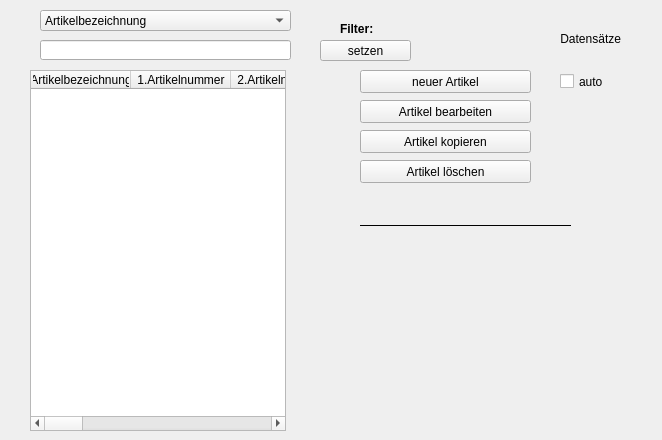
    <widget class="QWidget" name="tabArticle">
     <attribute name="title">
      <string>Artikel</string>
     </attribute>
     <widget class="QTableWidget" name="tableWidgetArticle">
      <property name="geometry">
       <rect>
        <x>30</x>
        <y>70</y>
        <width>256</width>
        <height>361</height>
       </rect>
      </property>
      <property name="editTriggers">
       <set>QAbstractItemView::NoEditTriggers</set>
      </property>
      <property name="alternatingRowColors">
       <bool>true</bool>
      </property>
      <property name="selectionMode">
       <enum>QAbstractItemView::SingleSelection</enum>
      </property>
      <property name="selectionBehavior">
       <enum>QAbstractItemView::SelectRows</enum>
      </property>
      <property name="sortingEnabled">
       <bool>true</bool>
      </property>
      <attribute name="horizontalHeaderShowSortIndicator" stdset="0">
       <bool>true</bool>
      </attribute>
      <column>
       <property name="text">
        <string>Artikelbezeichnung</string>
       </property>
      </column>
      <column>
       <property name="text">
        <string>1.Artikelnummer</string>
       </property>
      </column>
      <column>
       <property name="text">
        <string>2.Artikelnummer</string>
       </property>
      </column>
      <column>
       <property name="text">
        <string>Hersteller</string>
       </property>
      </column>
      <column>
       <property name="text">
        <string>Warengruppe</string>
       </property>
      </column>
      <column>
       <property name="text">
        <string>Warnung(Bst.&lt;)</string>
       </property>
      </column>
      <column>
       <property name="text">
        <string>EK</string>
       </property>
      </column>
      <column>
       <property name="text">
        <string>VK</string>
       </property>
      </column>
      <column>
       <property name="text">
        <string>Marge</string>
       </property>
      </column>
      <column>
       <property name="text">
        <string>Standort</string>
       </property>
      </column>
      <column>
       <property name="text">
        <string>Kommentar</string>
       </property>
      </column>
      <column>
       <property name="text">
        <string>ID</string>
       </property>
      </column>
     </widget>
     <widget class="QPushButton" name="pushButtonArticleNew">
      <property name="geometry">
       <rect>
        <x>360</x>
        <y>70</y>
        <width>171</width>
        <height>23</height>
       </rect>
      </property>
      <property name="text">
       <string>neuer Artikel</string>
      </property>
     </widget>
     <widget class="QLineEdit" name="lineEditArticleMask">
      <property name="geometry">
       <rect>
        <x>40</x>
        <y>40</y>
        <width>251</width>
        <height>20</height>
       </rect>
      </property>
     </widget>
     <widget class="QPushButton" name="pushButtonArticleDelete">
      <property name="geometry">
       <rect>
        <x>360</x>
        <y>160</y>
        <width>171</width>
        <height>23</height>
       </rect>
      </property>
      <property name="text">
       <string>Artikel löschen</string>
      </property>
     </widget>
     <widget class="QPushButton" name="pushButtonArticleEdit">
      <property name="geometry">
       <rect>
        <x>360</x>
        <y>100</y>
        <width>171</width>
        <height>23</height>
       </rect>
      </property>
      <property name="text">
       <string>Artikel bearbeiten</string>
      </property>
     </widget>
     <widget class="QComboBox" name="comboBoxMaskArticle">
      <property name="geometry">
       <rect>
        <x>40</x>
        <y>10</y>
        <width>251</width>
        <height>21</height>
       </rect>
      </property>
      <item>
       <property name="text">
        <string>Artikelbezeichnung</string>
       </property>
      </item>
      <item>
       <property name="text">
        <string>1.Artikelnummer</string>
       </property>
      </item>
      <item>
       <property name="text">
        <string>2.Artikelnummer</string>
       </property>
      </item>
      <item>
       <property name="text">
        <string>Hersteller</string>
       </property>
      </item>
      <item>
       <property name="text">
        <string>Warengruppe</string>
       </property>
      </item>
      <item>
       <property name="text">
        <string>Einkaufspreis &lt;</string>
       </property>
      </item>
      <item>
       <property name="text">
        <string>Einkaufspreis &gt;</string>
       </property>
      </item>
      <item>
       <property name="text">
        <string>Verkaufspreis &lt;</string>
       </property>
      </item>
      <item>
       <property name="text">
        <string>Verkaufspreis &gt;</string>
       </property>
      </item>
      <item>
       <property name="text">
        <string>Standort</string>
       </property>
      </item>
      <item>
       <property name="text">
        <string>Einheit</string>
       </property>
      </item>
      <item>
       <property name="text">
        <string>Währung</string>
       </property>
      </item>
      <item>
       <property name="text">
        <string>Kommentar</string>
       </property>
      </item>
     </widget>
     <widget class="QLabel" name="labelMaskAricle">
      <property name="geometry">
       <rect>
        <x>340</x>
        <y>20</y>
        <width>71</width>
        <height>18</height>
       </rect>
      </property>
      <property name="font">
       <font>
        <weight>75</weight>
        <bold>true</bold>
       </font>
      </property>
      <property name="text">
       <string>Filter:</string>
      </property>
     </widget>
     <widget class="QPushButton" name="pushButtonMaskSetArticle">
      <property name="geometry">
       <rect>
        <x>320</x>
        <y>40</y>
        <width>91</width>
        <height>21</height>
       </rect>
      </property>
      <property name="text">
       <string>setzen</string>
      </property>
     </widget>
     <widget class="QLabel" name="labelCountArticle">
      <property name="geometry">
       <rect>
        <x>490</x>
        <y>30</y>
        <width>131</width>
        <height>18</height>
       </rect>
      </property>
      <property name="text">
       <string>Datensätze</string>
      </property>
      <property name="alignment">
       <set>Qt::AlignRight|Qt::AlignTrailing|Qt::AlignVCenter</set>
      </property>
     </widget>
     <widget class="QCheckBox" name="checkBoxAutoSearchArticle">
      <property name="geometry">
       <rect>
        <x>560</x>
        <y>70</y>
        <width>93</width>
        <height>23</height>
       </rect>
      </property>
      <property name="text">
       <string>auto</string>
      </property>
     </widget>
     <widget class="Line" name="lineArticle">
      <property name="geometry">
       <rect>
        <x>360</x>
        <y>210</y>
        <width>211</width>
        <height>31</height>
       </rect>
      </property>
      <property name="frameShadow">
       <enum>QFrame::Plain</enum>
      </property>
      <property name="lineWidth">
       <number>1</number>
      </property>
      <property name="midLineWidth">
       <number>0</number>
      </property>
      <property name="orientation">
       <enum>Qt::Horizontal</enum>
      </property>
     </widget>
     <widget class="QPushButton" name="pushButtonArticleCopy">
      <property name="geometry">
       <rect>
        <x>360</x>
        <y>130</y>
        <width>171</width>
        <height>23</height>
       </rect>
      </property>
      <property name="text">
       <string>Artikel kopieren</string>
      </property>
     </widget>
    </widget>
